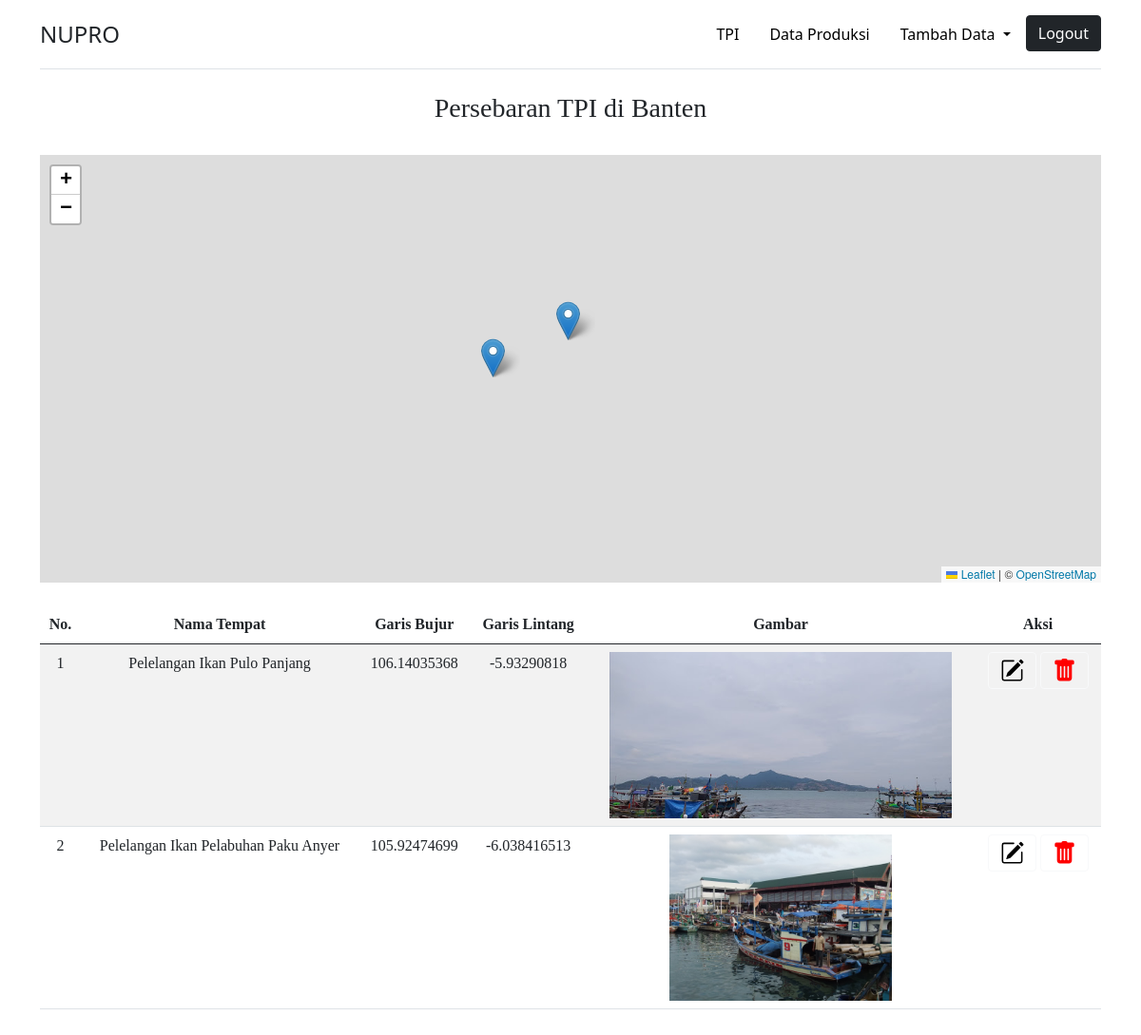
The app's page /lokasi/ (signed in) with its own data.
### perikanan_app/models.py (models this page shows, shortened)
class Lokasi(models.Model):
     nama_TPI  = models.CharField(max_length=100)
     g_lintang = models.FloatField(null=True)
     g_bujur = models.FloatField(null=True)
     gambar     = models.ImageField(null=True, blank=True, upload_to="images/")

### perikanan_app/views.py (the view)
# urls.py: path("lokasi/", lokasi),
@login_required(login_url='login')
def lokasi(request):
      tempat = Lokasi.objects.all()
      titik_json = serializers.serialize('json', tempat)
      tpi = {
          "Judul"   : "Lokasi Sebaran",
          'tempat' : tempat,
          'titik_json' : titik_json,
      }
      return render(request, "lokasi.html", tpi)

### perikanan_app/templates/lokasi.html (shortened to what this page needs)
{% extends "base.html" %}
{% load static %}
{% block content %}
<h3 style="font-family: Tahoma; text-align: center;">Persebaran TPI di Banten</h3>
<br>
<div class="container">
  <div id="lokasi"></div><br>
  <table class="table table-striped nomor" style="font-family: Tahoma;">
    <thead>
      <tr style="text-align: center;">
        <th>No.</th>
        <th>Nama Tempat</th>
        <th>Garis Bujur</th>
        <th>Garis Lintang</th>
        <th>Gambar</th>
        <th>Aksi</th>
      </tr>
    </thead>
    <tbody style="text-align: center;">
      <tr>
        {% for Lokasi in tempat %}
        <td></td>
        <td>{{ Lokasi.nama_TPI }}</td>
        <td>{{ Lokasi.g_bujur }}</td>
        <td>{{ Lokasi.g_lintang }}</td>
        <td style="text-align: center;">{% if Lokasi.gambar %}
            <img style="height: 175px;" src="{{ Lokasi.gambar.url }}" alt="">
                {% endif %}</td>
        <td>
          <button type="button" class="btn btn-outline-light"><a style="color: black;" href="{% url 'editlokasi' Lokasi.pk %}">
          </button></a>
          <button type="button" class="btn btn-outline-light"><a style="color: red;" href="#" role="button" onclick="hapusbuku('{{ Lokasi.pk }}', '{{ Lokasi.nama_TPI }}')">
          </button></a>
        </td>
      </tr>
      {% endfor %}
    </tbody>
  </table>
</div>
<br>
{% endblock %}

### templates/base.html (shortened to what this page needs)
<!doctype html>
<html lang="en">
  <head>
    <link href="https://cdn.jsdelivr.net/npm/bootstrap@5.0.2/dist/css/bootstrap.min.css" rel="stylesheet">
    <link rel="stylesheet" href="https://unpkg.com/leaflet@1.9.3/dist/leaflet.css"/>
  </head>
  <body>
    {% include 'navbar.html' %}
    {% block content %}
    {% endblock %}
  </body>
</html>

### templates/navbar.html (shortened to what this page needs)
{% load static %}
<div class="container">
    <header class="d-flex flex-wrap justify-content-center py-3 mb-4 border-bottom">
      <a href="#" class="d-flex align-items-center mb-3 mb-md-0 me-md-auto text-dark text-decoration-none">
        <span class="fs-4">NUPRO</span>
      </a>
      <ul class="nav nav-pills">
        <li class="nav-item"><a href="/lokasi/" class="nav-link" style="color: black;">TPI</a></li>
        <li class="nav-item"><a href="/produksi/" class="nav-link" style="color: black;">Data Produksi</a></li>
        <li class="nav-item dropdown">
          <a style="color: black;" class="nav-link dropdown-toggle" href="#" id="navbarDropdown" role="button" data-bs-toggle="dropdown" aria-expanded="false">
            Tambah Data
          </a>
        </li>
        <li class="nav-item"><a href="{% url 'logout' %}" class="btn btn-dark" style="color: white;">Logout</a></li>
      </ul>
    </header>
  </div>

### templates/base.html (style rules this page uses)
.nomor { counter-reset: serial-number; }
.nomor td:first-child:before { counter-increment: serial-number; content: counter(serial-number); }
html, body { height: 75%; margin: 0; }
#lokasi { height: 450px; width : 100%; max-width : 100%; max-height: 450px; }

### records on screen
Lokasi: nama_TPI "Pelelangan Ikan Pulo Panjang", g_bujur "106.14035368", g_lintang "-5.93290818", gambar (picture)
Lokasi: nama_TPI "Pelelangan Ikan Pelabuhan Paku Anyer", g_bujur "105.92474699", g_lintang "-6.038416513", gambar (picture)
